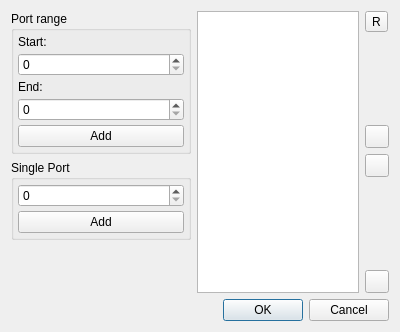
<?xml version="1.0" encoding="UTF-8"?>
<ui version="4.0">
 <class>mbClientDialogScannerPort</class>
 <widget class="QDialog" name="mbClientDialogScannerPort">
  <property name="geometry">
   <rect>
    <x>0</x>
    <y>0</y>
    <width>400</width>
    <height>332</height>
   </rect>
  </property>
  <property name="windowTitle">
   <string>Scanner Port</string>
  </property>
  <layout class="QVBoxLayout" name="verticalLayout_5">
   <item>
    <layout class="QHBoxLayout" name="horizontalLayout">
     <item>
      <layout class="QVBoxLayout" name="verticalLayout_4">
       <item>
        <widget class="QGroupBox" name="groupBox">
         <property name="minimumSize">
          <size>
           <width>180</width>
           <height>0</height>
          </size>
         </property>
         <property name="title">
          <string>Port range</string>
         </property>
         <layout class="QVBoxLayout" name="verticalLayout_3">
          <property name="spacing">
           <number>4</number>
          </property>
          <property name="leftMargin">
           <number>4</number>
          </property>
          <property name="topMargin">
           <number>4</number>
          </property>
          <property name="rightMargin">
           <number>4</number>
          </property>
          <property name="bottomMargin">
           <number>4</number>
          </property>
          <item>
           <widget class="QLabel" name="label">
            <property name="text">
             <string>Start:</string>
            </property>
           </widget>
          </item>
          <item>
           <widget class="QSpinBox" name="spPortStart"/>
          </item>
          <item>
           <widget class="QLabel" name="label_2">
            <property name="text">
             <string>End:</string>
            </property>
           </widget>
          </item>
          <item>
           <widget class="QSpinBox" name="spPortEnd"/>
          </item>
          <item>
           <widget class="QPushButton" name="btnAddRange">
            <property name="text">
             <string>Add</string>
            </property>
           </widget>
          </item>
         </layout>
        </widget>
       </item>
       <item>
        <widget class="QGroupBox" name="groupBox_2">
         <property name="minimumSize">
          <size>
           <width>180</width>
           <height>0</height>
          </size>
         </property>
         <property name="title">
          <string>Single Port</string>
         </property>
         <layout class="QVBoxLayout" name="verticalLayout_2">
          <property name="spacing">
           <number>4</number>
          </property>
          <property name="leftMargin">
           <number>4</number>
          </property>
          <property name="topMargin">
           <number>4</number>
          </property>
          <property name="rightMargin">
           <number>4</number>
          </property>
          <property name="bottomMargin">
           <number>4</number>
          </property>
          <item>
           <widget class="QSpinBox" name="spSinglePort"/>
          </item>
          <item>
           <widget class="QPushButton" name="btnAddSingle">
            <property name="text">
             <string>Add</string>
            </property>
           </widget>
          </item>
         </layout>
        </widget>
       </item>
       <item>
        <spacer name="verticalSpacer_3">
         <property name="orientation">
          <enum>Qt::Vertical</enum>
         </property>
         <property name="sizeHint" stdset="0">
          <size>
           <width>20</width>
           <height>40</height>
          </size>
         </property>
        </spacer>
       </item>
      </layout>
     </item>
     <item>
      <widget class="QListWidget" name="lsCurrent"/>
     </item>
     <item>
      <layout class="QVBoxLayout" name="verticalLayout">
       <item>
        <widget class="QToolButton" name="btnRemove">
         <property name="text">
          <string>R</string>
         </property>
         <property name="icon">
          <iconset resource="../../../core/gui/core_rsc.qrc">
           <normaloff>:/core/icons/minus.png</normaloff>:/core/icons/minus.png</iconset>
         </property>
        </widget>
       </item>
       <item>
        <spacer name="verticalSpacer">
         <property name="orientation">
          <enum>Qt::Vertical</enum>
         </property>
         <property name="sizeHint" stdset="0">
          <size>
           <width>20</width>
           <height>40</height>
          </size>
         </property>
        </spacer>
       </item>
       <item>
        <widget class="QToolButton" name="btnUp">
         <property name="text">
          <string/>
         </property>
         <property name="icon">
          <iconset resource="../../../core/gui/core_rsc.qrc">
           <normaloff>:/core/icons/arrow_up.png</normaloff>:/core/icons/arrow_up.png</iconset>
         </property>
        </widget>
       </item>
       <item>
        <widget class="QToolButton" name="btnDown">
         <property name="text">
          <string/>
         </property>
         <property name="icon">
          <iconset resource="../../../core/gui/core_rsc.qrc">
           <normaloff>:/core/icons/arrow_down.png</normaloff>:/core/icons/arrow_down.png</iconset>
         </property>
        </widget>
       </item>
       <item>
        <spacer name="verticalSpacer_2">
         <property name="orientation">
          <enum>Qt::Vertical</enum>
         </property>
         <property name="sizeHint" stdset="0">
          <size>
           <width>20</width>
           <height>40</height>
          </size>
         </property>
        </spacer>
       </item>
       <item>
        <widget class="QToolButton" name="btnClear">
         <property name="text">
          <string/>
         </property>
         <property name="icon">
          <iconset resource="../../../core/gui/core_rsc.qrc">
           <normaloff>:/core/icons/clear.png</normaloff>:/core/icons/clear.png</iconset>
         </property>
        </widget>
       </item>
      </layout>
     </item>
    </layout>
   </item>
   <item>
    <widget class="QDialogButtonBox" name="buttonBox">
     <property name="orientation">
      <enum>Qt::Horizontal</enum>
     </property>
     <property name="standardButtons">
      <set>QDialogButtonBox::Cancel|QDialogButtonBox::Ok</set>
     </property>
    </widget>
   </item>
  </layout>
 </widget>
 <resources>
  <include location="../../../core/gui/core_rsc.qrc"/>
 </resources>
 <connections/>
</ui>
